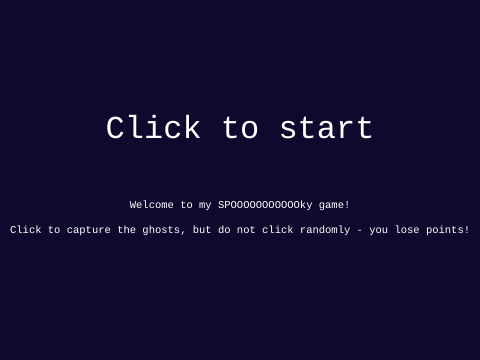
Frame 1 (no input)
Frame 60 (no input): identical to frame 1, image omitted
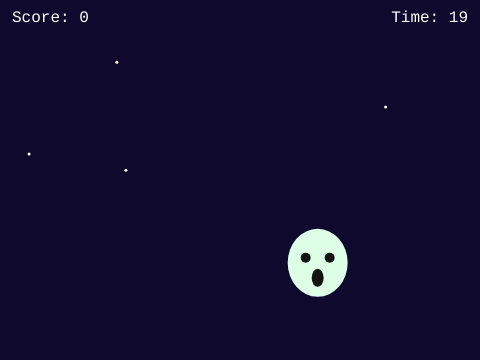
Frame 120 (the mouse pressed at the canvas centre since frame 60)

The p5.js sketch that drew these frames (run headless with seeded random() and noise() and a simulated clock; from frame 60 on, the mouse is pressed at the canvas centre):

// p5.js sketch
// ── sketch.js
let ghost;
let score = 0;
let duration = 20;
let startTime;
let state = "start";
let spawnEvery = 60;
let stars = [];

function setup() {
  createCanvas(480, 360);
  spawnGhost();
}

function draw() {
  background(15, 10, 45);

  if (state === "start") {
    textAlign(CENTER, CENTER);
    fill(255);
    textSize(32);
    textFont("monospace");
    text("Click to start", width / 2, height / 2 - 50);
    textSize(10.5);
    text("Welcome to my SPOOOOOOOOOOOky game!", width / 2, height / 2 + 25);
    text(
      "Click to capture the ghosts, but do not click randomly - you lose points!",
      width / 2,
      height / 2 + 50
    );
    return;
  }

  if (state === "over") {
    textAlign(CENTER, CENTER);
    fill(255);
    textSize(22);
    textFont("monospace");
    text(
      "DUN DUN DUHHHHHH! Game over\nScore: " + score + "\nClick to retry",
      width / 2,
      height / 2
    );
    return;
  }
  let elapsed = (millis() - startTime) / 1000;
  let timeLeft = max(0, duration - elapsed);
  if (timeLeft <= 0) {
    state = "over";
    return;
  }
  if (frameCount % spawnEvery === 0) spawnGhost();
  drawGhost(ghost.x, ghost.y);
  if (frameCount % 15 === 0) {
    stars.push({ x: random(width), y: random(height) });
  }
  for (let s of stars) {
    drawStar(s.x, s.y);
  }

  textAlign(LEFT, TOP);
  fill(255);
  textSize(16);
  textFont("monospace");
  text("Score: " + score, 12, 10);
  textAlign(RIGHT, TOP);
  textFont("monospace");
  text("Time: " + ceil(timeLeft), width - 12, 10);
}

function mousePressed() {
  if (state === "start" || state === "over") {
    state = "play";
    score = 0;
    startTime = millis();
    spawnGhost();
    return;
  }
  if (dist(mouseX, mouseY, ghost.x, ghost.y) < 30) {
    score++;
    spawnGhost();
  } else {
    score--;
  }
}

function spawnGhost() {
  ghost = { x: random(40, width - 40), y: random(40, height - 40) };
}

function drawGhost(x, y) {
  noStroke();
  fill(220, 255, 230);
  ellipse(x, y, 60, 68);
  fill(20);
  ellipse(x - 12, y - 5, 10);
  ellipse(x + 12, y - 5, 10);
  ellipse(x, y + 15, 12, 18);
}

function drawStar(x, y) {
  noStroke();
  fill(255, 255, 210);
  ellipse(x, y, 3, 3);
}
